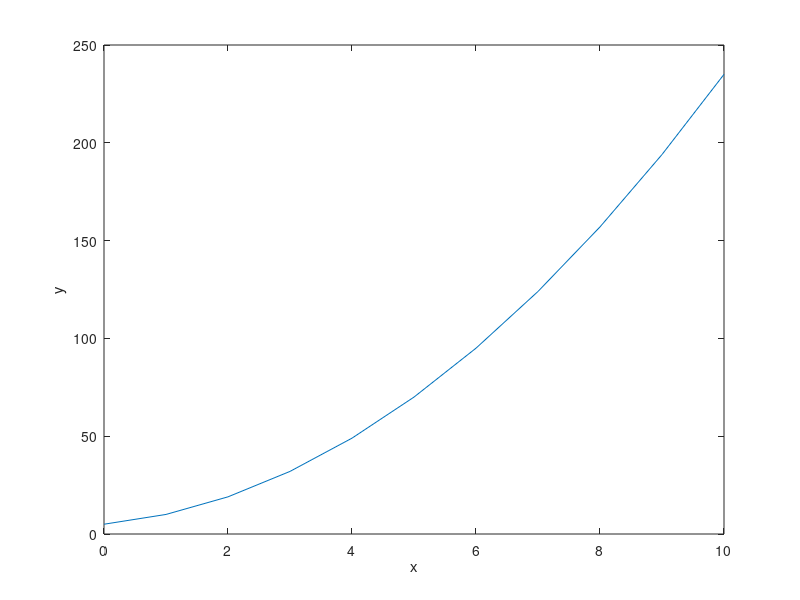

MATLAB code to generate this figure:
% plot y=2*x^2 + 3*x + 5 where 
x=0:10;
y=zeros(1,11);

for i=1:11
    y(i)=2*x(i)^2 + 3*x(i) + 5;
end
plot(x,y);
xlabel('x');
ylabel('y');